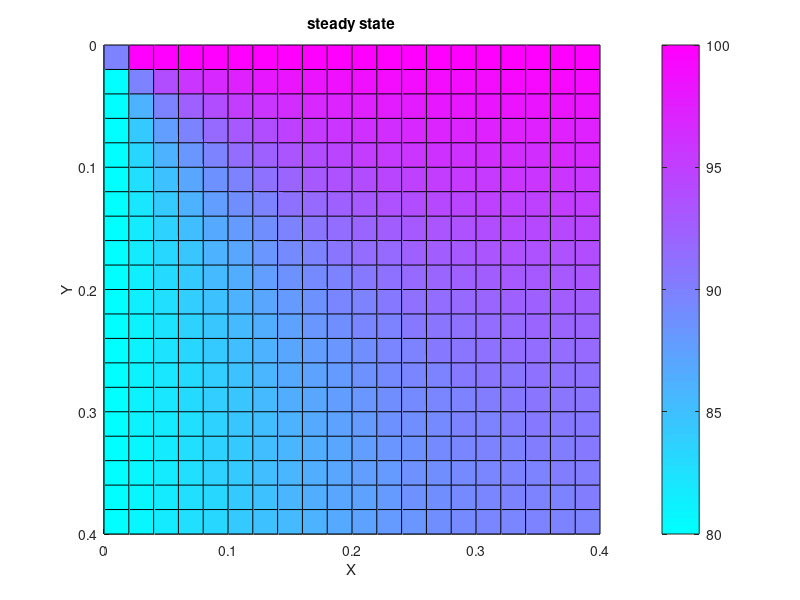

This chart was generated by the following MATLAB code:
clear
close all
clc

xl = 0.4; %xlast in meter
x0 = 0; %x0 in meter
yl = 0.4; %rlast in meter
y0 = 0; %r0 in meter
dx = 0.02; %x step
dy = 0.02; %y step
lx = int16((xl - x0) / dx + 1); %length(x) with discretization
ly = int16((yl - y0) / dy + 1); %length(r) with discretization
y = y0:dy:yl; %creating r vector
x = x0:dx:xl; %creating x vector


%boundry conditions
% T(1, :) = 100;
% T(:, 1) = 80;

A = zeros(lx^2); %preallocating A
id=reshape(1:(lx^2),[lx, ly]); %creating an id matrix for determing constant positions in matrix
[s1,s2]=size(id);
B=zeros(lx^2, 1); %preallocating B

%entering equations
ii = 0;%equation counter
for i = 2:lx-1
    for k = 2:ly-1
        ii = ii + 1;
        A(ii, id(i+1, k)) = 1;
        A(ii, id(i, k+1)) = 1;
        A(ii, id(i-1, k)) = 1;
        A(ii, id(i, k-1)) = 1;
        A(ii, id(i, k)) = -4;
        
        B(ii) = 0;
    end
end
for i = 1:lx
    %boundry conditions
     % T(:, 1) = 80;
    ii = ii + 1;
    A(ii, id(i, 1)) = 1;
    B(ii) = 80;
     % d(T)/dx = 0 at x = xlast
    ii = ii + 1;
    A(ii, id(i, end)) = 1;
    A(ii, id(i, end-1)) = -1;
    B(ii) = 0;
end
for i = 1:ly
    %boundry conditions
     % T(1, :) = 100;
    ii = ii + 1;
    A(ii, id(1, i)) = 1;
    B(ii) = 100;
     % d(T)/dx = 0 at x = xlast
    ii = ii + 1;
    A(ii, id(end, i)) = 1;
    A(ii, id(end-1 , i)) = -1;
    B(ii) = 0;
end
T = A\B;
T = reshape(T, lx, ly);
[X, Y] = meshgrid(x, y);

surf(X, Y, T)
view(0, -90)
colormap cool
colorbar
xlabel('X')
ylabel('Y')
title('steady state')